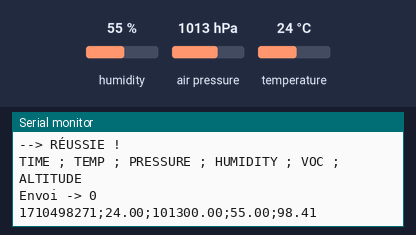
A sketch run on a simulated Arduino Uno, built with avr-gcc and run on an emulated ATmega328P. Parts: the last lines printed to the serial monitor. The test bench sets the inputs (shaded band); at power-on: humidity 55 %, air pressure 1013 hPa, temperature 24 °C. The local clock reads 2024-03-15 10:24:30 at power-on unless the sketch sets it; storage starts empty.

Above: at 2.7 s.
2.8 s: humidity set to 22 %
At 5.6 s:
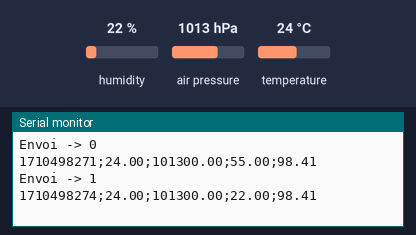
5.9 s: air pressure set to 952 hPa
At 8.7 s:
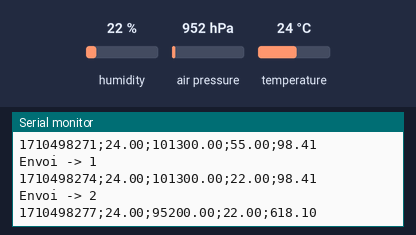
9.0 s: temperature set to 12 °C
At 11.9 s:
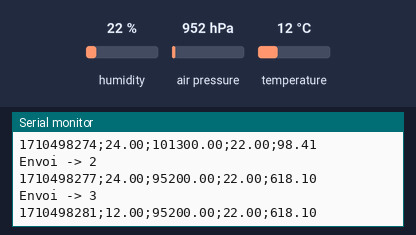
Timing chart, 0 to 13.4 s (numbered marks = the images above; inputs shaded):
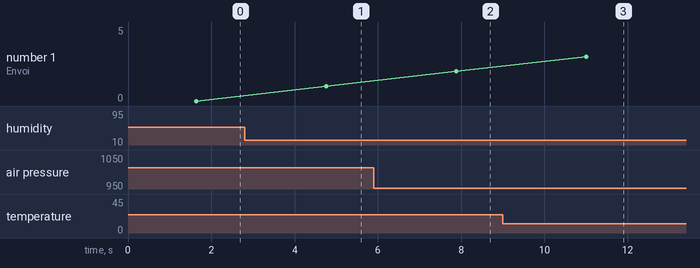

Measured:
- after the input at 2.8 s, the serial monitor: prints a new line after 2.0 s (image 1)
- after the input at 5.9 s, the serial monitor: prints a new line after 2.0 s (image 2)
- after the input at 9.0 s, the serial monitor: prints a new line after 2.0 s (image 3)

The sketch:

Code_Groupe_23.ino
```cpp
#include "config.h"              // Inclure le fichier de configuration contenant les informations d'Adafruit IO
#include <Adafruit_BME280.h>    // Inclure la bibliothèque pour le capteur BME280
#include "RTClib.h"              // Inclure la bibliothèque pour le module RTC

#define adresseI2CduBME280                0x76            // Adresse I2C du capteur BME280 (0x76 dans mon cas, souvent la valeur par défaut)
#define pressionAuNiveauDeLaMerEnHpa      1024.90         // Pression au niveau de la mer en hPa (utilisée pour le calcul de l'altitude)
#define delaiRafraichissementAffichage    1500            // Délai de rafraîchissement de l'affichage en millisecondes

int count = 0;                       // Variable pour le comptage
RTC_DS3231 rtc;                       // Objet RTC pour la gestion du temps
AdafruitIO_Feed *counter = io.feed("counter");  // Déclaration du feed Adafruit IO pour le compteur
AdafruitIO_Feed *temp = io.feed("temp");        // Déclaration du feed Adafruit IO pour la température
Adafruit_BME280 bme;                  // Objet pour le capteur BME280
#include <SPI.h>
#include <SD.h>

const int chipSelect = 4;             // Broche de sélection du module SD

void setup() {
  Serial.begin(115200);               // Initialisation de la communication série
  while(! Serial);                    // Attendre l'ouverture du moniteur série
  Serial.print("Connexion à Adafruit IO");
  io.connect();                       // Connexion à io.adafruit.com

  // Attendre la connexion
  while(io.status() < AIO_CONNECTED) {
    Serial.print(".");
    delay(500);
  }

  Serial.println();
  Serial.println(io.statusText());

  // Initialisation de la carte SD
  if (!SD.begin(chipSelect)) {
    Serial.println("Carte SD échouée ou non présente");
    return;
  }
  Serial.println("Carte initialisée.");
  while(!Serial);
  Serial.println("Programme de test du BME280");
  Serial.println("===========================");
  Serial.println();

  // Initialisation du capteur BME280
  Serial.print(F("Initialisation du BME280, à l'adresse [0x"));
  Serial.print(adresseI2CduBME280, HEX);
  Serial.println(F("]"));

  // Vérifier si l'initialisation du BME280 a réussi
  if(!bme.begin(adresseI2CduBME280)) {
    Serial.println(F("--> ÉCHEC…"));
    while(1);
  } else {
    Serial.println(F("--> RÉUSSIE !"));
  }

  // Vérifier la présence du module RTC
  if (! rtc.begin()) {
    Serial.println("RTC introuvable");
    Serial.flush();
    while (1) delay(10);
  }

  // Si le module RTC a perdu sa puissance, ajuster la date et l'heure
  if (rtc.lostPower()) {
    Serial.println("RTC a perdu sa puissance, réglons la date et l'heure !");
    rtc.adjust(DateTime(F(__DATE__), F(__TIME__)));
  }
  Serial.println("TIME ; TEMP ; PRESSURE ; HUMIDITY ; VOC ; ALTITUDE");
}

void loop() {
  io.run();                           // Exécuter les tâches nécessaires à la communication avec Adafruit IO
  Serial.print("Envoi -> ");
  Serial.println(count);
  counter->save(count);               // Sauvegarder la valeur du compteur dans le feed Adafruit IO
  temp->save(bme.readTemperature());  // Sauvegarder la température dans le feed Adafruit IO

  count++;                            // Incrémenter le compteur

  DateTime now = rtc.now();
  String dataString = String(now.unixtime()) + ";" + String(bme.readTemperature()) + ";"  +String(bme.readPressure()) + ";" +String(bme.readHumidity()) + ";" +String(bme.readAltitude(pressionAuNiveauDeLaMerEnHpa));

  File dataFile = SD.open("datalog.txt", FILE_WRITE);  // Ouvrir le fichier txt de la carte sd

  if (dataFile) {//si le datafile est ouvert on écrit dedans les données
    dataFile.println(dataString);
    dataFile.close();
    Serial.println(dataString);
  } else {
    Serial.println("Erreur d'ouverture de datalog.txt");
  }
  delay(3000);
}
```

config.h
```cpp
/************************ Adafruit IO Config *******************************/

// visit io.adafruit.com if you need to create an account,
// or if you need your Adafruit IO key.
#define IO_USERNAME "Greg2805"
#define IO_KEY "aio_QdQu76t2pXvzmjq6CiI9SMuIncny"

/******************************* WIFI **************************************/

// the AdafruitIO_WiFi client will work with the following boards:
//   - HUZZAH ESP8266 Breakout -> https://www.adafruit.com/products/2471
//   - Feather HUZZAH ESP8266 -> https://www.adafruit.com/products/2821
//   - Feather HUZZAH ESP32 -> https://www.adafruit.com/product/3405
//   - Feather M0 WiFi -> https://www.adafruit.com/products/3010
//   - Feather WICED -> https://www.adafruit.com/products/3056
//   - Adafruit PyPortal -> https://www.adafruit.com/product/4116
//   - Adafruit Metro M4 Express AirLift Lite ->
//   https://www.adafruit.com/product/4000
//   - Adafruit AirLift Breakout -> https://www.adafruit.com/product/4201
//   - Adafruit AirLift Shield -> https://www.adafruit.com/product/4285
//   - Adafruit AirLift FeatherWing -> https://www.adafruit.com/product/4264

#define WIFI_SSID "Iphone de Greg"
#define WIFI_PASS "gregoire"

// uncomment the following line if you are using airlift
// #define USE_AIRLIFT

// uncomment the following line if you are using winc1500
// #define USE_WINC1500

// uncomment the following line if you are using mrk1010 or nano 33 iot
//#define ARDUINO_SAMD_MKR1010

// comment out the following lines if you are using fona or ethernet
#include "AdafruitIO_WiFi.h"

#if defined(USE_AIRLIFT) || defined(ADAFRUIT_METRO_M4_AIRLIFT_LITE) ||         \
    defined(ADAFRUIT_PYPORTAL)
// Configure the pins used for the ESP32 connection
#if !defined(SPIWIFI_SS) // if the wifi definition isnt in the board variant
// Don't change the names of these #define's! they match the variant ones
#define SPIWIFI SPI
#define SPIWIFI_SS 10 // Chip select pin
#define NINA_ACK 9    // a.k.a BUSY or READY pin
#define NINA_RESETN 6 // Reset pin
#define NINA_GPIO0 -1 // Not connected
#endif
AdafruitIO_WiFi io(IO_USERNAME, IO_KEY, WIFI_SSID, WIFI_PASS, SPIWIFI_SS,
                   NINA_ACK, NINA_RESETN, NINA_GPIO0, &SPIWIFI);
#else
AdafruitIO_WiFi io(IO_USERNAME, IO_KEY, WIFI_SSID, WIFI_PASS);
#endif
/******************************* FONA **************************************/

// the AdafruitIO_FONA client will work with the following boards:
//   - Feather 32u4 FONA -> https://www.adafruit.com/product/3027

// uncomment the following two lines for 32u4 FONA,
// and comment out the AdafruitIO_WiFi client in the WIFI section
// #include "AdafruitIO_FONA.h"
// AdafruitIO_FONA io(IO_USERNAME, IO_KEY);

/**************************** ETHERNET ************************************/

// the AdafruitIO_Ethernet client will work with the following boards:
//   - Ethernet FeatherWing -> https://www.adafruit.com/products/3201

// uncomment the following two lines for ethernet,
// and comment out the AdafruitIO_WiFi client in the WIFI section
// #include "AdafruitIO_Ethernet.h"
// AdafruitIO_Ethernet io(IO_USERNAME, IO_KEY);
```
